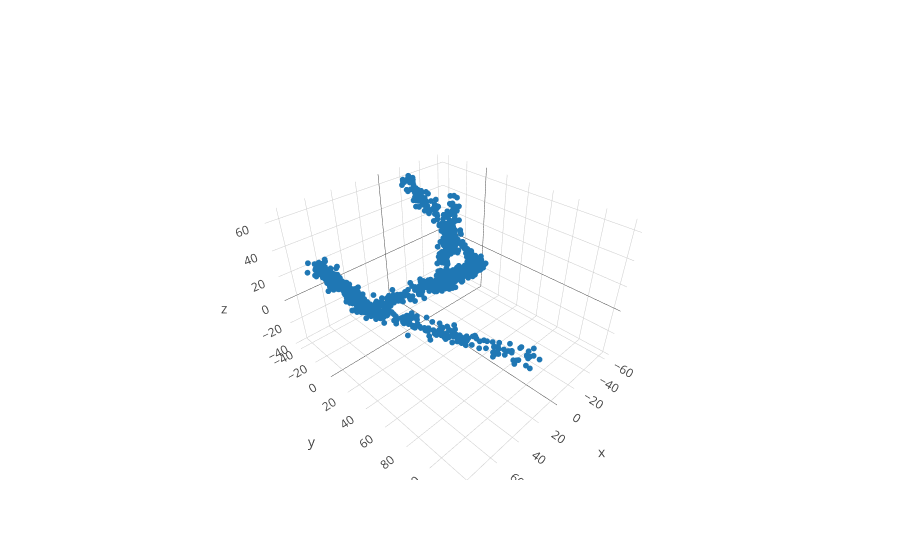

The code cell stored with this chart in its notebook:
### Code cell
plot_pca(project_into_genespace(add_noise(make_branching_trajectory(N,dims,4,3),.03),P))

### Figure 1 — Plotly figure (JSON) as saved in the notebook; plotly's stock layout.template omitted (floating-point values rounded to 4 significant figures; data arrays with more than 128 entries replaced by an {"elided": "..."} marker saying what was removed)
{"data": [{"marker": {"size": 2}, "mode": "markers", "type": "scatter3d", "x": {"elided": "1000 float values"}, "y": {"elided": "1000 float values"}, "z": {"elided": "1000 float values"}}], "layout": {}}
